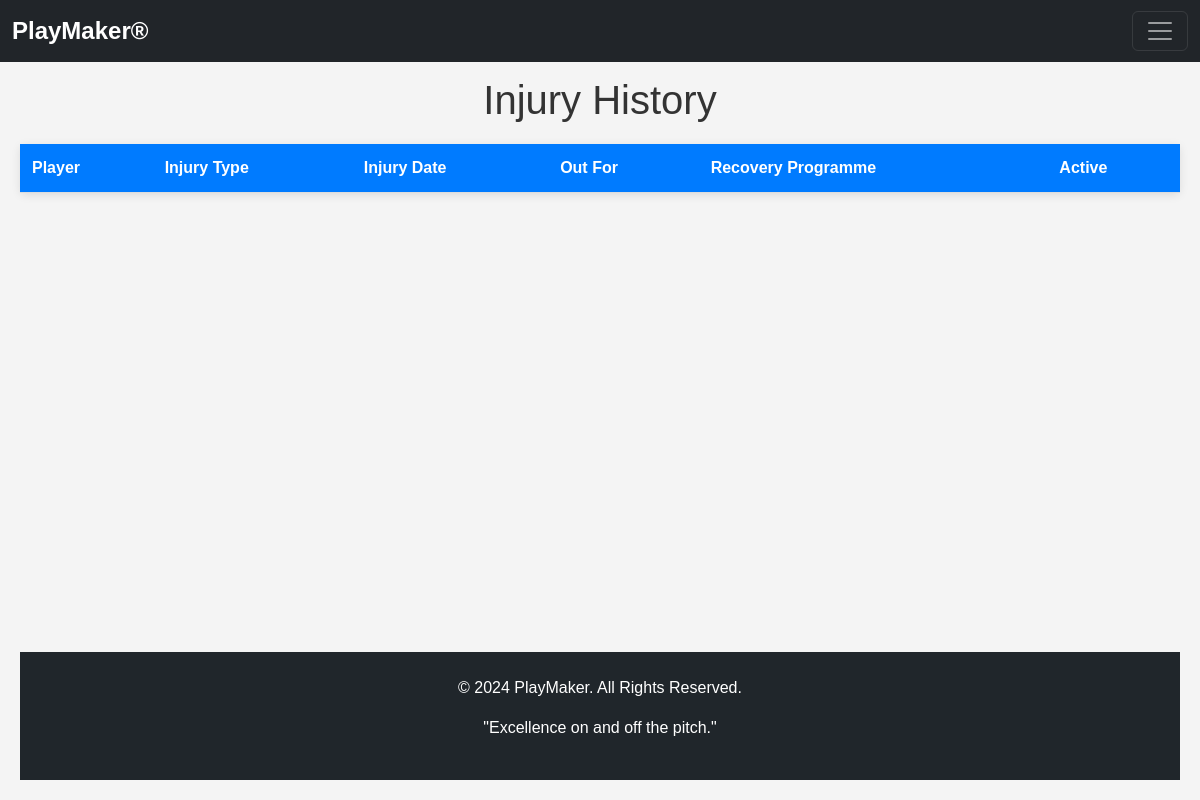
Page /injury-history/ on the earlier database version.
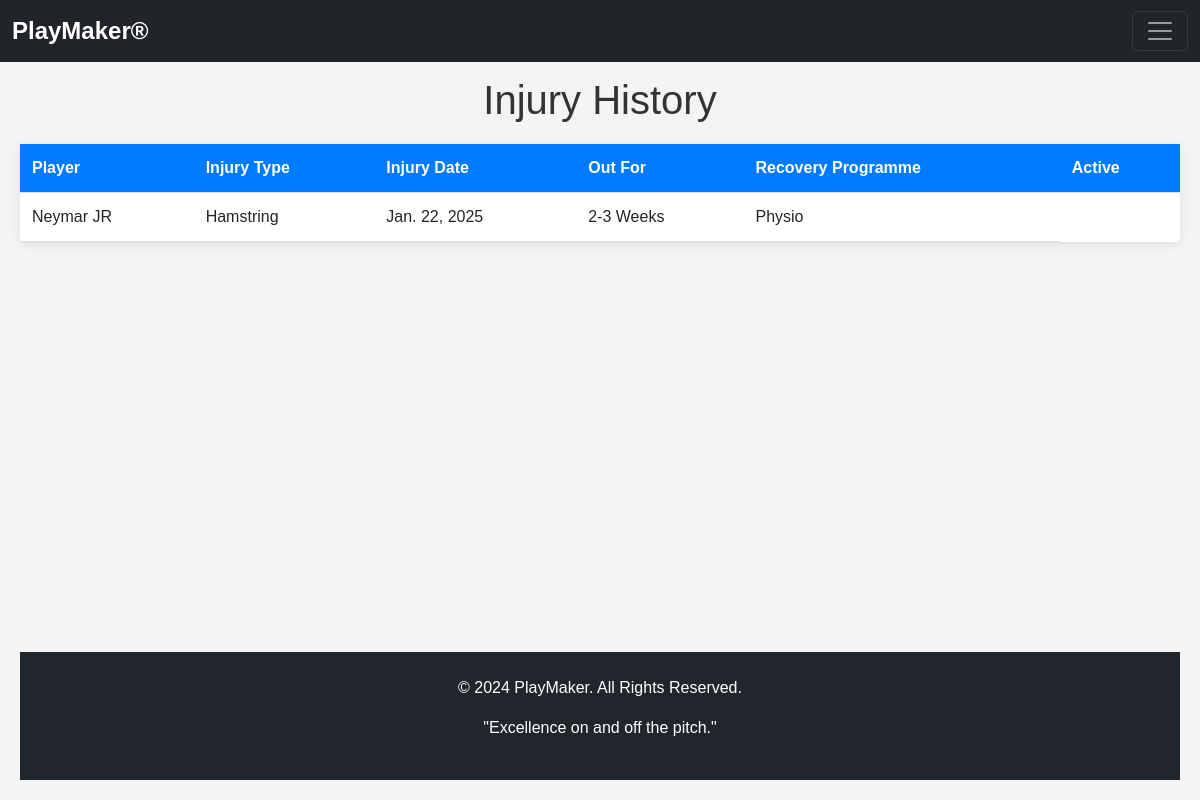
Same page on the later database version.
### app01/models.py (models this page shows, shortened)
class InjuryList(models.Model):
    player_injured = models.ForeignKey(player, on_delete=models.CASCADE)
    injury_type=models.CharField(max_length=200)
    injury_date=models.DateField()
    out_for=models.CharField(max_length=100)
    recovery_programme=models.CharField(max_length=200)
    is_active = models.BooleanField(default=True)

class player(models.Model):
    full_name=models.CharField(max_length=200)
    profile_photo=models.ImageField(upload_to='plyrprof')
    contact=models.CharField(max_length=200)
    gender=models.CharField(max_length=200)
    dob=models.CharField(max_length=200)
    email=models.CharField(max_length=200)
    guardian_name=models.CharField(max_length=200)
    address=models.CharField(max_length=200)
    jersey_number=models.CharField(max_length=200)
    position=models.CharField(max_length=200)
    password=models.CharField(max_length=200)

### app01/views.py (the view)
# urls.py: path('injury-history/', views.injury_history, name='injury_history'),
def injury_history(request):
    injury_history = InjuryList.objects.all()
    return render(request, 'injury_history.html', {
        'injury_history': injury_history,})

### templates/injury_history.html (shortened to what this page needs)
{% extends 'base.html' %}
{% load static %}
{% block content %}
<h1>Injury History</h1>
<table>
    <thead>
        <tr>
            <th>Player</th>
            <th>Injury Type</th>
            <th>Injury Date</th>
            <th>Out For</th>
            <th>Recovery Programme</th>
            <th>Active</th>
        </tr>
    </thead>
    <tbody>
        {% for injury in injury_history %}
        <tr>
            <td>{{ injury.player_injured.full_name }}</td>
            <td>{{ injury.injury_type }}</td>
            <td>{{ injury.injury_date }}</td>
            <td>{{ injury.out_for }}</td>
            <td>{{ injury.recovery_programme }}</td>
        </tr>
            {% endfor%}
    </tbody>
    </table>
{% endblock %}

Differences in the rows shown:
added InjuryList: player_injured.full_name "Neymar JR", injury_type "Hamstring", injury_date "Jan. 22, 2025", out_for "2-3 Weeks", recovery_programme "Physio"
